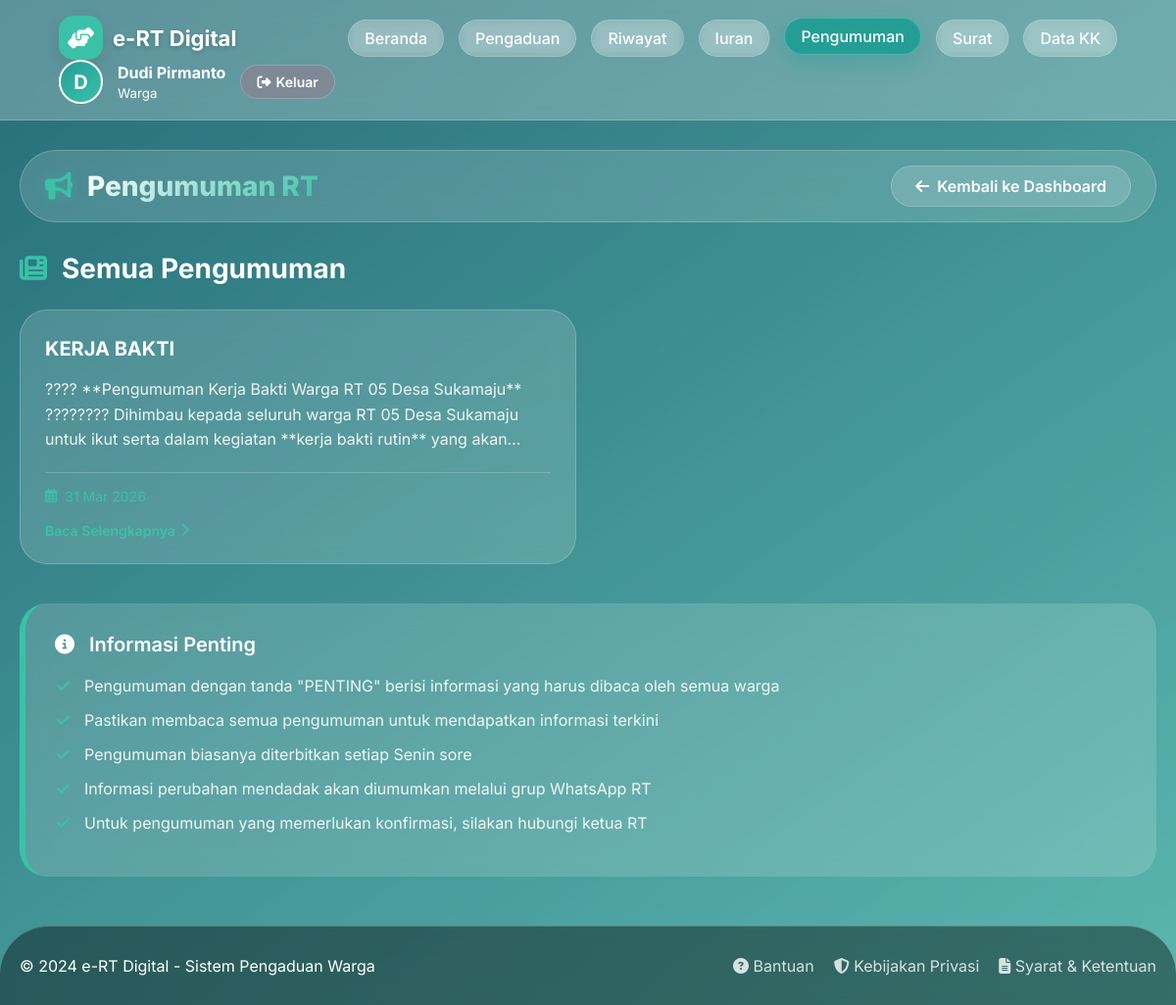
The app's page /users/pengumuman.php (signed in) with its own data.
### tables this page shows
CREATE TABLE `users` (
  `id` int(11) NOT NULL,
  `nik` varchar(16) DEFAULT NULL,
  `nama` varchar(100) NOT NULL,
  `email` varchar(100) NOT NULL,
  `username` varchar(50) NOT NULL,
  `password` varchar(255) NOT NULL,
  `no_hp` varchar(15) DEFAULT NULL,
  `alamat` text,
  `role` enum('admin','warga') DEFAULT 'warga',
  `created_at` timestamp NOT NULL DEFAULT CURRENT_TIMESTAMP,
  `status` enum('aktif','nonaktif') DEFAULT 'aktif'
);

CREATE TABLE `pengumuman` (
  `id` int(11) NOT NULL,
  `judul` varchar(255) NOT NULL,
  `isi` text NOT NULL,
  `tanggal` date NOT NULL,
  `penting` tinyint(4) DEFAULT '0',
  `created_at` timestamp NOT NULL DEFAULT CURRENT_TIMESTAMP,
  `updated_at` timestamp NOT NULL DEFAULT CURRENT_TIMESTAMP ON UPDATE CURRENT_TIMESTAMP
);

### users/pengumuman.php (the view, shortened to what this page needs)
<?php
require_once(__DIR__ . '/../config/db.php');
$user_id = $_SESSION['user_id'];
$user = null;
$query_user = "SELECT * FROM users WHERE id = ?";
$stmt_user = mysqli_prepare($conn, $query_user);
if ($stmt_user) {
    mysqli_stmt_bind_param($stmt_user, "i", $user_id);
    mysqli_stmt_execute($stmt_user);
    $result_user = mysqli_stmt_get_result($stmt_user);
    if ($result_user && mysqli_num_rows($result_user) > 0) {
        $user = mysqli_fetch_assoc($result_user);
    }
}
$table_check = "SHOW TABLES LIKE 'pengumuman'";
$table_result = mysqli_query($conn, $table_check);
$table_exists = mysqli_num_rows($table_result) > 0;
$pengumuman_data = [];
if ($table_exists) {
    $page = isset($_GET['page']) ? max(1, (int)$_GET['page']) : 1;
    $limit = 10;
    $offset = ($page - 1) * $limit;
    $query = "SELECT * FROM pengumuman ORDER BY created_at DESC LIMIT ? OFFSET ?";
    $stmt = mysqli_prepare($conn, $query);
    if ($stmt) {
        mysqli_stmt_bind_param($stmt, "ii", $limit, $offset);
        mysqli_stmt_execute($stmt);
        $result = mysqli_stmt_get_result($stmt);
        while ($row = mysqli_fetch_assoc($result)) {
            $pengumuman_data[] = $row;
        }
    }
}
?>
<!DOCTYPE html>
<html lang="id">
<head>
    <link rel="stylesheet" href="https://cdnjs.cloudflare.com/ajax/libs/font-awesome/6.4.0/css/all.min.css">
</head>
<body>
    <nav class="navbar">
        <div class="logo">
            <div class="logo-icon"><i class="fas fa-hands-helping"></i></div>
            <div class="logo-text"><h1>e-RT Digital</h1></div>
        </div>
        <div class="nav-menu">
            <a href="dashboard.php">Beranda</a>
            <a href="pengaduan.php">Pengaduan</a>
            <a href="riwayat.php">Riwayat</a>
            <a href="iuran.php">Iuran</a>
            <a href="pengumuman.php" class="active">Pengumuman</a>
            <a href="surat.php">Surat</a>
            <a href="kk.php">Data KK</a>
        </div>
        <div class="user-profile">
            <div class="avatar"><?php echo isset($user['nama']) ? strtoupper(substr($user['nama'],0,1)) : 'U'; ?></div>
            <div class="user-info">
                <h4><?php echo isset($user['nama']) ? htmlspecialchars($user['nama']) : 'User'; ?></h4>
                <small><?php echo ucfirst($user['role'] ?? 'warga'); ?></small>
            </div>
            <a href="../auth/logout.php" class="logout-btn"><i class="fas fa-sign-out-alt"></i> Keluar</a>
        </div>
    </nav>
    <div class="container">
        <div class="page-header">
            <div class="page-header-left">
                <i class="fas fa-bullhorn"></i>
                <h1>Pengumuman RT</h1>
            </div>
            <a href="dashboard.php" class="back-btn"><i class="fas fa-arrow-left"></i> Kembali ke Dashboard</a>
        </div>
        <?php if (!$table_exists): ?>
            <div class="empty-state">
                <div class="empty-icon"><i class="fas fa-database"></i></div>
                <h3>Tabel Pengumuman Tidak Ditemukan</h3>
                <p>Database tidak berisi tabel 'pengumuman'. Hubungi administrator.</p>
            </div>
        <?php else: ?>
            <div class="section-title">
                <i class="fas fa-newspaper"></i> Semua Pengumuman
            </div>
            <?php if (!empty($pengumuman_data)): ?>
                <div class="announcement-grid" id="announcementGrid">
                    <?php foreach ($pengumuman_data as $announcement): ?>
                    <div class="announcement-card" data-id="<?php echo $announcement['id']; ?>">
                        <h3><?php echo htmlspecialchars($announcement['judul']); ?></h3>
                        <div class="content">
                            <p><?php echo strlen($announcement['isi']) > 200 ? substr(htmlspecialchars($announcement['isi']), 0, 200) . '...' : htmlspecialchars($announcement['isi']); ?></p>
                        </div>
                        <div class="date">
                            <i class="far fa-calendar-alt"></i> <?php echo date('d M Y', strtotime($announcement['created_at'])); ?>
                        </div>
                        <button class="read-more-btn" data-id="<?php echo $announcement['id']; ?>">
                            <span>Baca Selengkapnya</span> <i class="fas fa-chevron-right"></i>
                        </button>
                    </div>
                    <?php endforeach; ?>
                </div>
            <?php endif; ?>
        <?php endif; ?>
        <div class="info-box">
            <div class="info-title"><i class="fas fa-info-circle"></i> Informasi Penting</div>
            <div class="info-content">
                <ul>
                    <li>Pengumuman dengan tanda "PENTING" berisi informasi yang harus dibaca oleh semua warga</li>
                    <li>Pastikan membaca semua pengumuman untuk mendapatkan informasi terkini</li>
                    <li>Pengumuman biasanya diterbitkan setiap Senin sore</li>
                    <li>Informasi perubahan mendadak akan diumumkan melalui grup WhatsApp RT</li>
                    <li>Untuk pengumuman yang memerlukan konfirmasi, silakan hubungi ketua RT</li>
                </ul>
            </div>
        </div>
    </div>
    <footer class="footer">
        <div class="footer-content">
            <p>&copy; 2024 e-RT Digital - Sistem Pengaduan Warga</p>
            <div class="footer-links">
                <a href="#"><i class="fas fa-question-circle"></i> Bantuan</a>
                <a href="#"><i class="fas fa-shield-alt"></i> Kebijakan Privasi</a>
                <a href="#"><i class="fas fa-file-alt"></i> Syarat & Ketentuan</a>
            </div>
        </div>
    </footer>
</body>
</html>

### records on screen
users: nama "D", nama "Dudi Pirmanto", role "Warga"
pengumuman: judul "KERJA BAKTI", isi "???? **Pengumuman Kerja Bakti Warga RT 05 Desa Sukamaju** ???????? Dihimbau kepada seluruh warga RT 05 Desa Sukamaju untuk ikut serta dalam kegiatan **kerja bakti rutin** yang…", created_at "31 Mar 2026"
